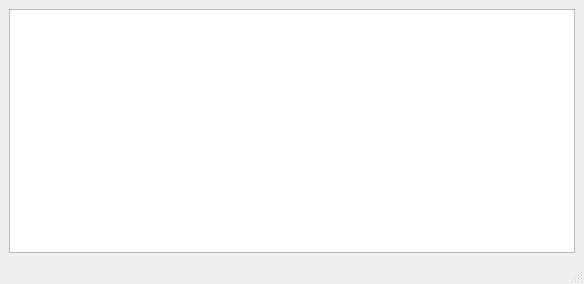
<?xml version="1.0" encoding="UTF-8"?>
<ui version="4.0">
 <class>MainWindow</class>
 <widget class="QMainWindow" name="MainWindow">
  <property name="geometry">
   <rect>
    <x>0</x>
    <y>0</y>
    <width>584</width>
    <height>284</height>
   </rect>
  </property>
  <property name="focusPolicy">
   <enum>Qt::StrongFocus</enum>
  </property>
  <property name="windowTitle">
   <string>MainWindow</string>
  </property>
  <widget class="QWidget" name="centralwidget">
   <layout class="QHBoxLayout" name="horizontalLayout_5">
    <item>
     <layout class="QVBoxLayout" name="none">
      <item>
       <widget class="QTextBrowser" name="chatHistory"/>
      </item>
      <item>
       <layout class="QHBoxLayout" name="none_2"/>
      </item>
     </layout>
    </item>
   </layout>
  </widget>
  <widget class="QMenuBar" name="menubar">
   <property name="geometry">
    <rect>
     <x>0</x>
     <y>0</y>
     <width>584</width>
     <height>22</height>
    </rect>
   </property>
  </widget>
  <widget class="QStatusBar" name="statusbar"/>
 </widget>
 <tabstops>
  <tabstop>chatHistory</tabstop>
 </tabstops>
 <resources/>
 <connections/>
</ui>
